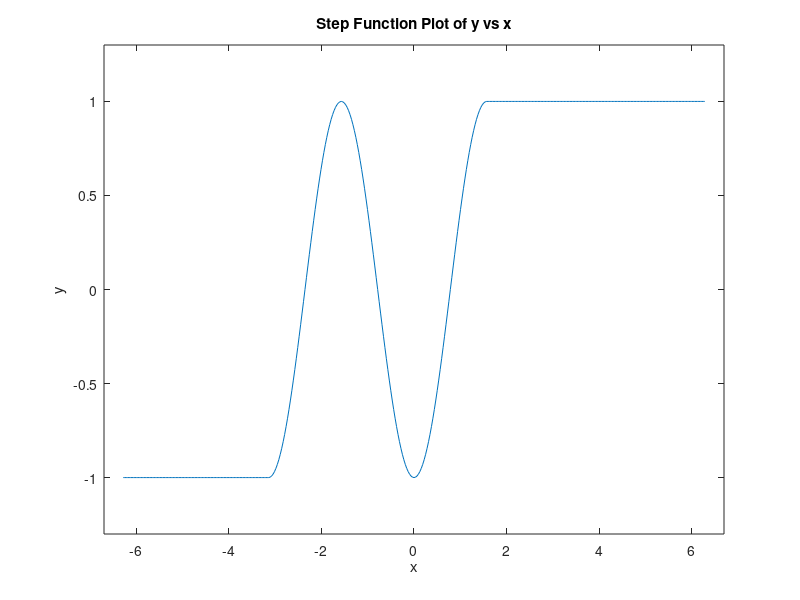

Here is the MATLAB script that generated this plot:
% PlottingFunction.m
% Patrick Utz, 2/9/18, 5.5

% Create and run a MATLAB script file to plot the following function 
% for x over the range of [-2?, 2?] with step size of 0.01?. 
% Show your program and result figure.

% Variables: x = the x range, y = the step function split into three parts,
% k = a vector used to index through the x and y vectors to check for
% range and give the appropriate length to y for constant functions

% Algorithm: 
% create range of x 
% split the range into three parts using conditional statements and apply
% the appropriate y function for the respective range
% plot the function of y vs x
% give title and labels for x and y
% stop
      
clear 
x = (-2*pi):(.01*pi):(2*pi);
y = -1*(x >= -2*pi & x <= -pi)+ 1*(x > (pi/2) & x <= 2*pi) + (2*(sin(x)).^2 - 1).*(x > (-pi) & x <= (pi/2)); 

% 
% x = (-2*pi):(.01*pi):(2*pi)
% for k = 1:length(x)
%     if x(k) >= -2*pi && x(k) <= -pi
%         y(k) = -1;
%     elseif x(k) > -pi && x(k) <= (pi/2)
%         y(k) = 2*(sin(x(k))).^2 - 1;
%     else
%         y(k) = 1;
%     end
% end 

plot (x,y)
title('Step Function Plot of y vs x');
xlabel('x');
ylabel('y');
axis([-6.7 6.7 -1.3 1.3])